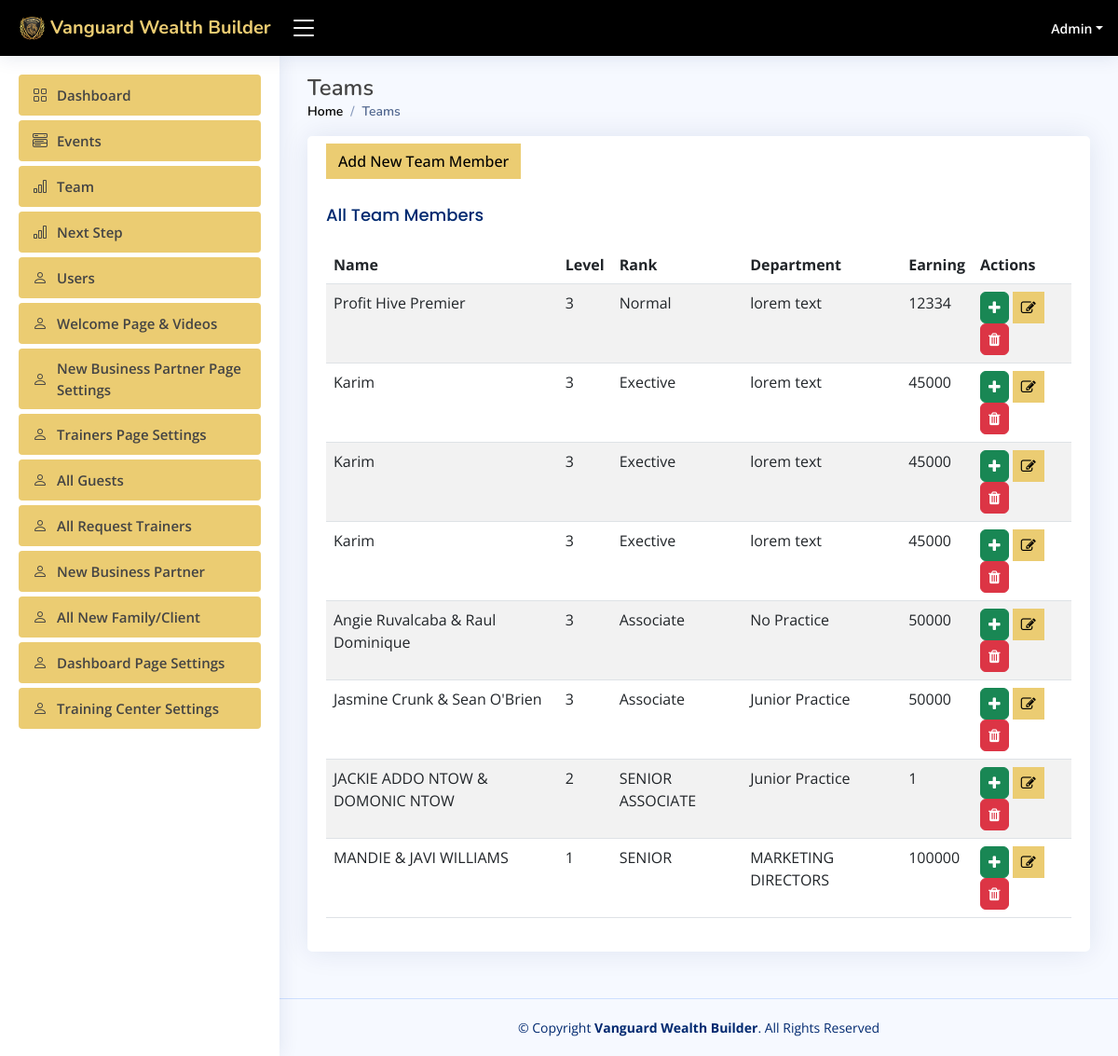
/admin/teams.php (signed in), run on an earlier commit of the app's database.
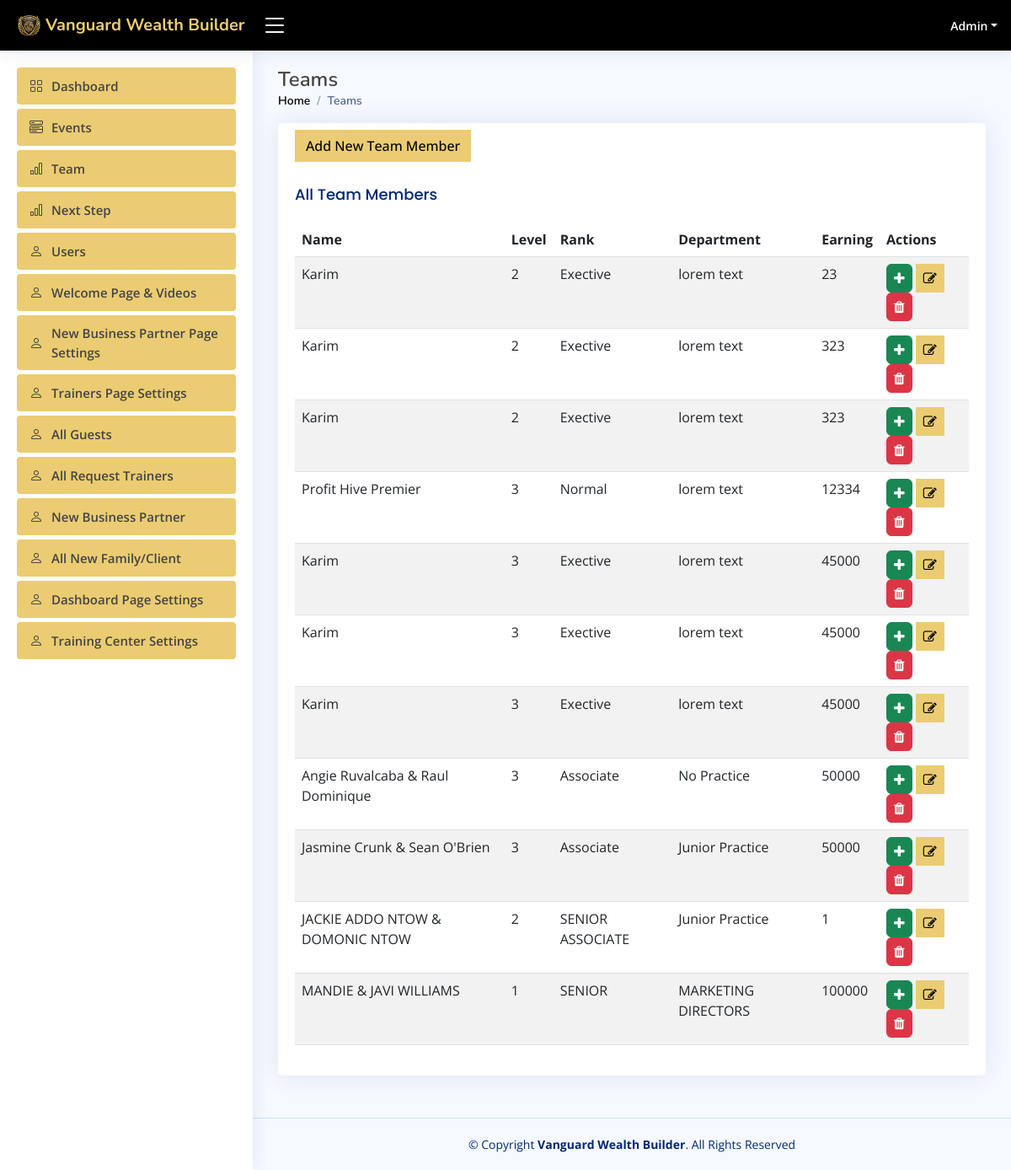
And on a later commit of the database.
### tables this page shows
CREATE TABLE `users` (
  `id` int(11) NOT NULL,
  `user_type` int(11) NOT NULL DEFAULT '0' COMMENT '0=user,1=admin',
  `fname` varchar(50) DEFAULT NULL,
  `lname` varchar(150) DEFAULT NULL,
  `agent_code` int(150) DEFAULT NULL,
  `email` varchar(50) DEFAULT NULL,
  `phone` varchar(100) DEFAULT NULL,
  `business_patner` varchar(150) DEFAULT NULL,
  `us_states` varchar(150) DEFAULT NULL,
  `password` varchar(255) DEFAULT NULL,
  `status` int(11) NOT NULL DEFAULT '0' COMMENT '1=active,0=block',
  `reset_token` varchar(10) DEFAULT NULL,
  `image_path` varchar(255) DEFAULT NULL,
  `notes` text,
  `address` text,
  `create_date` datetime DEFAULT NULL,
  `updated_date` datetime DEFAULT NULL
);

CREATE TABLE `team_members` (
  `id` int(11) NOT NULL,
  `name` varchar(255) DEFAULT NULL,
  `level` int(11) DEFAULT NULL,
  `rank` varchar(200) DEFAULT NULL,
  `department` varchar(260) DEFAULT NULL,
  `earning` double NOT NULL DEFAULT '0',
  `facebook_link` varchar(500) DEFAULT NULL,
  `linkedin_link` varchar(255) NOT NULL,
  `twitter_link` varchar(250) DEFAULT NULL,
  `instagram_link` varchar(255) NOT NULL,
  `youtube_link` varchar(250) DEFAULT NULL,
  `appointment_link` text,
  `image_path` varchar(200) DEFAULT NULL,
  `bio` longtext,
  `created_date` datetime DEFAULT NULL,
  `updated_date` datetime DEFAULT NULL
);

### serverside/functions.php (called while the page is built, shortened)
<?php
require_once 'crud.php';
class Functions
{
    private $db;
    function __construct()
    {
        $this->db = new Database();
        $this->db->connect();
    }
    function getSingleUser($id)
    {
        $sql = "select * from users where id='$id'";
        if ($this->db->sql($sql)) {
            return $this->db->getResult();
        }
    }
    function getAllTeamMembers()
    {
        $sql = "select * from team_members order by id desc ";
        if ($this->db->sql($sql)) {
            return $this->db->getResult();
        }
    }
}

### serverside/crud.php (called while the page is built, shortened)
<?php
class Database {
       private $db_host = "localhost";
       private $db_user = "root";
       private $db_pass = "";
       private $db_name = "wanguard";
    private $con = false;
    private $myconn = "";
    private $result = array();
    public function connect() {
        if (!$this->con) {
            $this->myconn = new mysqli($this->db_host, $this->db_user, $this->db_pass, $this->db_name);
            if ($this->myconn->connect_errno > 0) {
                array_push($this->result, $this->myconn->connect_error);
                return false;
            } else {
                $this->con = true;
                return true;
            }
        } else {
            return true;
        }
    }
    public function sql($sql) {
        $this->result = array();
        $query = $this->myconn->query($sql);
        if ($query) {
            $this->numResults = 0;
            if (isset($query->num_rows) && ( $query->num_rows > 0)) {
                $this->numResults = $query->num_rows;
            }
            for ($i = 0; $i < $this->numResults; $i++) {
                $r = $query->fetch_array();
                $key = array_keys($r);
                for ($x = 0; $x < count($key); $x++) {
                    if (!is_int($key[$x])) {
                        if ($query->num_rows >= 1) {
                            $this->result[$i][$key[$x]] = $r[$key[$x]];
                        } else {
                            $this->result = null;
                        }
                    }
                }
            }
            return true;
        } else {
            array_push($this->result, $this->myconn->error);
            return false;
        }
    }
    public function getResult() {
        $val = $this->result;
        $this->result = array();
        return $val;
    }
}

### admin/teams.php (the view, shortened to what this page needs)
<?php
include_once "includes/dashboard-header.php";
$team_members = $func->getAllTeamMembers();
?>
<main id="main" class="main">
    <div class="pagetitle">
        <h1>Teams</h1>
        <nav>
            <ol class="breadcrumb">
                <li class="breadcrumb-item"><a href="index">Home</a></li>
                <li class="breadcrumb-item active">Teams</li>
            </ol>
        </nav>
    </div>
    <section class="section dashboard">
        <div class="section">
            <div class="row">
                <div class="col-lg-12">
                    <div class="card">
                        <div class="card-body">
                            <button type="button btn-1" class="btn btn-primary my-2" data-bs-toggle="modal"
                                    data-bs-target="#add_team_modal"> Add New Team Member
                            </button>
                            <h5 class="card-title">All Team Members</h5>
                            <table class="table table-striped">
                                <thead>
                                <tr>
                                    <th scope="col">Name</th>
                                    <th scope="col">Level</th>
                                    <th scope="col">Rank</th>
                                    <th scope="col">Department</th>
                                    <th scope="col">Earning</th>
                                    <th scope="col">Actions</th>
                                </tr>
                                </thead>
                                <tbody>
                                <?php
                                foreach ($team_members as $team_member) {
                                    ?>
                                    <tr>
                                        <td><?= $team_member['name'] ?></td>
                                        <td><?= $team_member['level'] ?></td>
                                        <td><?= $team_member['rank'] ?></td>
                                        <td><?= $team_member['department'] ?></td>
                                        <td><?= $team_member['earning'] ?></td>
                                        <td>
                                            <a href="add-bio?bio_id=<?= $team_member['id'] ?>"> <i
                                                        class="fa fa-plus p-2 btn btn-success" title="Edit Bio"></i></a>
                                            <i class="fa fa-edit p-2 btn btn-primary" title="Edit team member"
                                               onclick="editTeamMember(`<?= $team_member['id'] ?>`,`<?= $team_member['name'] ?>`,`<?= $team_member['rank'] ?>`,`<?= $team_member['level'] ?>`,`<?= $team_member['department'] ?>`,`<?= $team_member['earning'] ?>`,`<?= $team_member['youtube_link'] ?>`, `<?= $team_member['linkedin_link'] ?>`,`<?= $team_member['twitter_link'] ?>`,`<?= $team_member['appointment_link'] ?>`)"></i>
                                            <i class="fa fa-trash p-2 btn btn-danger" title="Delete team member"
                                               onclick="deleteTeamMember(`<?= $team_member['id'] ?>`)"></i>
                                        </td>
                                    </tr>
                                    <?php
                                }
                                ?>
                                </tbody>
                            </table>
                        </div>
                    </div>
                </div>
            </div>
        </div>
    </section>
</main>
<?php include_once "includes/dashboard-footer.php" ?>

### admin/includes/dashboard-header.php (shortened to what this page needs)
<?php
include_once "../serverside/functions.php";
    ?>
    <?php
$func = new Functions();
$users1 = $func->getSingleUser($_SESSION['user_id']);
if (!empty($users1)) {
    $user1 = $users1[0];
}
?>
<!DOCTYPE html>
<html lang="en">
<head>
    <link href="assets/vendor/bootstrap/css/bootstrap.min.css" rel="stylesheet">
    <link href="assets/vendor/bootstrap-icons/bootstrap-icons.css" rel="stylesheet">
    <link href="assets/vendor/boxicons/css/boxicons.min.css" rel="stylesheet">
    <link href="assets/vendor/quill/quill.snow.css" rel="stylesheet">
    <link href="assets/vendor/quill/quill.bubble.css" rel="stylesheet">
    <link href="assets/vendor/remixicon/remixicon.css" rel="stylesheet">
    <link href="assets/vendor/simple-datatables/style.css" rel="stylesheet">
    <link rel="stylesheet" href="https://cdnjs.cloudflare.com/ajax/libs/font-awesome/4.7.0/css/font-awesome.min.css">
    <link href="assets/css/style.css" rel="stylesheet">
</head>
<body>
<header id="header" class="header fixed-top d-flex align-items-center">
    <div class="d-flex align-items-center justify-content-between">
        <a href="index" class="logo d-flex align-items-center">
            <img src="./assets/img/logo.png" alt="">
            <span class="d-none d-lg-block">Vanguard Wealth Builder</span>
        </a>
        <i class="bi bi-list toggle-sidebar-btn"></i>
    </div>
    <nav class="header-nav ms-auto">
        <ul class="d-flex align-items-center">
            <li class="nav-item dropdown pe-3">
                <a class="nav-link nav-profile d-flex align-items-center pe-0" href="#" data-bs-toggle="dropdown">
                    <span class="d-none d-md-block dropdown-toggle ps-2"><?= $user1['fname'] ?></span>
                </a>
            </li>
        </ul>
    </nav>
</header>
<aside id="sidebar" class="sidebar">
    <ul class="sidebar-nav" id="sidebar-nav">
        <li class="nav-item">
            <a class="nav-link" href="index">
                <i class="bi bi-grid"></i>
                <span>Dashboard</span>
            </a>
        </li>
        <li class="nav-item">
            <a class="nav-link" href="events">
                <i class="bi bi-menu-button-wide"></i>
                <span>Events</span>
            </a>
        </li>
        <li class="nav-item">
            <a class="nav-link" href="teams">
                <i class="bi bi-bar-chart"></i>
                <span>Team</span>
            </a>
        </li>
        <li class="nav-item">
            <a class="nav-link" href="next_step">
                <i class="bi bi-bar-chart"></i>
                <span>Next Step</span>
            </a>
        </li>
        <li class="nav-item">
            <a class="nav-link" href="users">
                <i class="bi bi-person"></i>
                <span>Users</span>
            </a>
        </li>
        <li class="nav-item">
            <a class="nav-link" href="welcome">
                <i class="bi bi-person"></i>
                <span>Welcome Page & Videos</span>
            </a>
        </li>
        <li class="nav-item">
            <a class="nav-link" href="new_business_partner">
                <i class="bi bi-person"></i>
                <span>New Business Partner Page Settings</span>
            </a>
        </li>
        <li class="nav-item">
            <a class="nav-link" href="trainers_page_setting">
                <i class="bi bi-person"></i>
                <span>Trainers Page Settings</span>
            </a>
        </li>
        <li class="nav-item">
            <a class="nav-link" href="all_guest">
                <i class="bi bi-person"></i>
                <span>All Guests</span>
            </a>
        </li>
        <li class="nav-item">
            <a class="nav-link" href="request_trainer">
                <i class="bi bi-person"></i>
                <span>All Request Trainers</span>
            </a>
        </li>
        <li class="nav-item">
            <a class="nav-link" href="business_partners">
                <i class="bi bi-person"></i>
                <span>New Business Partner</span>
            </a>
        </li>
        <li class="nav-item">
            <a class="nav-link" href="new_client">
                <i class="bi bi-person"></i>
                <span>All New Family/Client </span>
            </a>
        </li>
        <li class="nav-item">
            <a class="nav-link" href="dashboard_page-settings">
                <i class="bi bi-person"></i>
                <span>Dashboard Page Settings</span>
            </a>
        </li>
        <li class="nav-item">
            <a class="nav-link" href="training_center_settings">
                <i class="bi bi-person"></i>
                <span>Training Center Settings</span>
            </a>
        </li>
    </ul>
</aside>

### admin/includes/dashboard-footer.php (shortened to what this page needs)
<footer id="footer" class="footer">
    <div class="copyright">
        &copy; Copyright <strong><span>Vanguard Wealth Builder</span></strong>. All Rights Reserved
    </div>
</footer>
</body>
</html>

### admin/assets/css/style.css (style rules this page uses)
:root { scroll-behavior: smooth; }
body { font-family: "Open Sans", sans-serif; background: #f6f9ff; color: #444444; }
a { color: #4154f1; text-decoration: none; }
h1, h2, h3, h4, h5, h6 { font-family: "Nunito", sans-serif; }
#main { margin-top: 60px; padding: 20px 30px; transition: all 0.3s; }
.pagetitle { margin-bottom: 10px; }
.pagetitle h1 { font-size: 24px; margin-bottom: 0; font-weight: 600; }
.card { margin-bottom: 30px; border: none; border-radius: 5px; box-shadow: 0px 0 30px rgba(1, 41, 112, 0.1); }
.card-title { padding: 20px 0 15px 0; font-size: 18px; font-weight: 500; color: #012970; font-family: "Poppins", sans-serif; }
.card-body { padding: 0 20px 20px 20px; }
.breadcrumb { font-size: 14px; font-family: "Nunito", sans-serif; color: #899bbd; font-weight: 600; }
.breadcrumb a { color: black; transition: 0.3s; }
.breadcrumb .breadcrumb-item::before { color: #899bbd; }
.breadcrumb .active { color: #51678f; font-weight: 600; }
.logo { line-height: 1; }
@media (min-width: 1200px) { .logo { width: 280px; } }
.logo img { max-height: 26px; margin-right: 6px; }
.logo span { font-size: 20px; font-weight: 700; color: #EBCC72; font-family: "Nunito", sans-serif; }
.header { transition: all 0.5s; z-index: 997; height: 60px; box-shadow: 0px 2px 20px rgba(1, 41, 112, 0.1); background-color: black; padding-left: 20px; }
.header .toggle-sidebar-btn { font-size: 32px; padding-left: 10px; cursor: pointer; color: white; }
.header-nav ul { list-style: none; }
.header-nav>ul { margin: 0; padding: 0; }
.header-nav .nav-profile { color: white; }
.header-nav .nav-profile span { font-size: 14px; font-weight: 600; }
.sidebar { position: fixed; top: 60px; left: 0; bottom: 0; width: 300px; z-index: 996; transition: all 0.3s; padding: 20px; overflow-y: auto; scrollbar-width: thin; scrollbar-color: #aab7cf transparent; box-shadow: 0px 0px 20px rgba(1, 41, 112, 0.1); background-color: #fff; }
@media (min-width: 1200px) { #main, #footer { margin-left: 300px; } }
.sidebar-nav { padding: 0; margin: 0; list-style: none; }
.sidebar-nav li { padding: 0; margin: 0; list-style: none; }
.sidebar-nav .nav-item { margin-bottom: 5px; }
.sidebar-nav .nav-link { display: flex; align-items: center; font-size: 15px; font-weight: 600; transition: 0.3; background: #EBCC72; padding: 10px 15px; border-radius: 4px; }
.sidebar-nav .nav-link i { font-size: 16px; margin-right: 10px; }
.footer { padding: 20px 0; font-size: 14px; transition: all 0.3s; border-top: 1px solid #cddfff; }
.footer .copyright { text-align: center; color: #012970; }
.btn-primary { background: #EBCC72 !important; color: black; font-weight: 500; border-color: #EBCC72 !important; border-radius: 0 !important; }

What changed in the data, as far as the page shows it:
added team_members: name "Karim", level "2", rank "Exective", department "lorem text", earning "23"
added team_members: name "Karim", level "2", rank "Exective", department "lorem text", earning "323"
added team_members: name "Karim", level "2", rank "Exective", department "lorem text", earning "323"
